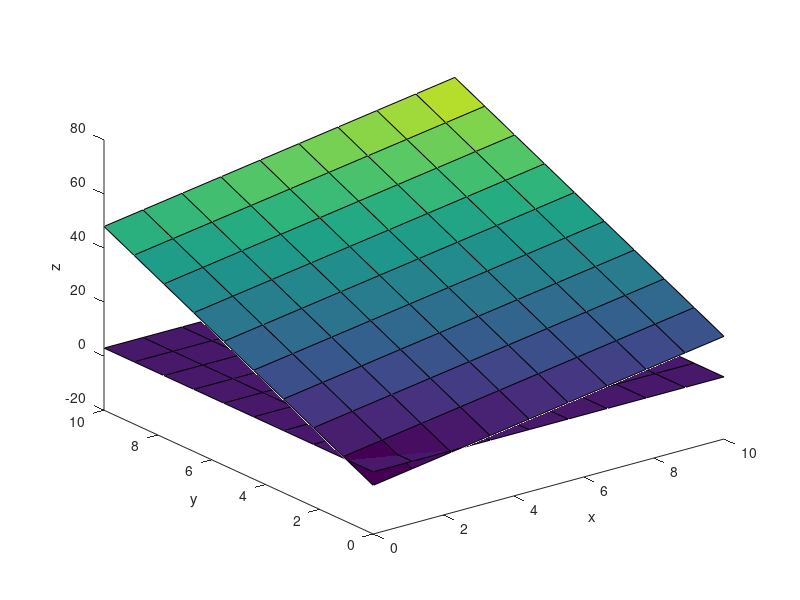

Write the MATLAB code that produced this figure.
clear; clc; close all;

% Description: Solves a triple integration problem

z1 = @(x,y) 2*x + 5*y - 2;
z2 = @(x,y) 3 + 0*x*y;

xrange = [0,10];
yrange = [0,10];
N = 10;
x = linspace(xrange(1),xrange(2),N);
y = linspace(yrange(1),yrange(2),N);
[x,y] = meshgrid(x,y);

hold on
xlabel('x')
ylabel('y')
zlabel('z')
surf(x,y,z1(x,y))
surf(x,y,z2(x,y))
set(gca,'xaxislocation','origin')
set(gca,'yaxislocation','origin')
% set(gca,'zaxislocation','origin')
view(3)
